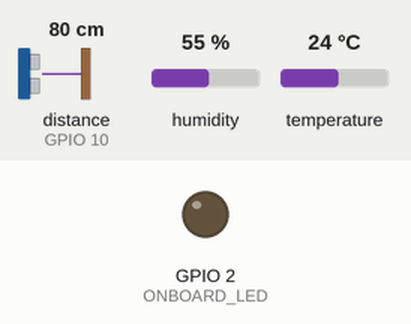
A sketch run on a simulated ESP8266 (NodeMCU). On the bench: output pins drawn as LEDs (lit = HIGH). Wiring (inferred from the names in the program): ultrasonic range finder: trigger GPIO 9; echo GPIO 10. The test bench sets the inputs (shaded band); at power-on: distance to the obstacle (sensor on GPIO 10) 80 cm, humidity 55 %, temperature 24 °C. The echo pulse lasts 58.3 µs per cm; WiFi joins after 1.5 s; servers stay silent unless stated; no MQTT or app messages arrive unless stated; pins used as bus, display or sensor lines are not drawn.

Above: at 0.0 s.
At 3.1 s:
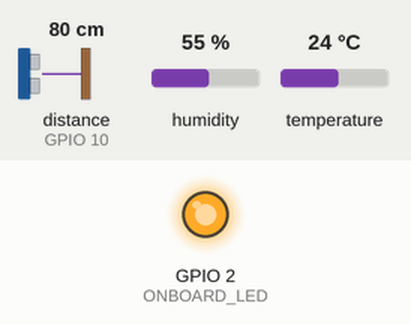
Timing chart, 0 to 4.6 s (numbered marks = the images above):
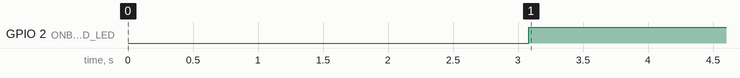

Measured:
- by itself, GPIO 2 (ONBOARD_LED): LOW → HIGH at 3.1 s

The sketch:

water_tank_level.ino
```cpp
/*
  Sketch generated by the Arduino IoT Cloud Thing "Untitled 2"
  https://create.arduino.cc/cloud/things/a67d27ae-171c-49ea-9cf0-452ca4a3d991

  Arduino IoT Cloud Variables description

  The following variables are automatically generated and updated when changes are made to the Thing

  CloudLength distance;

  Variables which are marked as READ/WRITE in the Cloud Thing will also have functions
  which are called when their values are changed from the Dashboard.
  These functions are generated with the Thing and added at the end of this sketch.
*/

#define ONBOARD_LED 2

#include "DHT.h"
#define DHTPIN 4
#define DHTTYPE DHT11
DHT dht(DHTPIN, DHTTYPE);


//////////////////////////////////////// Dabble
//#define CUSTOM_SETTINGS;
//#define INCLUDE_SENSOR_MODULE
//#define INCLUDE_DATALOGGER_MODULE
//bool isFileOpen = true;
//#include <DabbleESP32.h>

//////////////////////////////////////// WiFi
#ifdef ESP32
  #include <WiFi.h>
  //#include <HTTPClient.h>
#else
  //#include <ESP8266WiFi.h>
  //#include <ESP8266HTTPClient.h>
  #include <WiFiClient.h>
#endif
// Replace with your network credentials
const char* ssid     = "Fibertel WiFi514 2.4GHz";
const char* password = "0043106872";
//const char* serverName = "http://192.168.0.217:3000/water";
//const char* serverName = "http://en5yo8is2947r1k.m.pipedream.net";
//const char* serverName = "http://requestbin.net/r/4d5xglfd";

#include <PubSubClient.h>
const char* mqtt_server = "147.182.212.87";

WiFiClient espClient;
PubSubClient client(espClient);
long lastMsg = 0;
char msg[50];
int value = 0;

//////////////////////////////////////// Dabble
//void initializeFile() {
  //Serial.println("Initialize");
//  DataLogger.createFile("Water level");
//  DataLogger.createColumn("Distance");
//}

//////////////////////////////////////// Ultrasonic sensor
const int trigPin = 9;
const int echoPin = 10;
#define SOUND_VELOCITY 0.034 // define sound velocity in cm/uS
#define CM_TO_INCH 0.393701
long duration;
float distanceCm;
//define PI 3.1415926535897932384626433832795
float pi = 3.14159265359;
long distance;

//float waterHeight;
//float tankHeight = 52; //enter your water tank height here in [cm]
//float totalVolume = 2613; // volume here is in [cm^3], change depending on tank volume
//float waterQuantity;
//float volume;

void setup() {
  // Initialize serial and wait for port to open:
  //Serial.begin(9600);
  // This delay gives the chance to wait for a Serial Monitor without blocking if none is found
  delay(1500);

  //////////////////////////////////////// Ultrasonic sensor
  pinMode(trigPin, OUTPUT); // Sets the trigPin as an Output
  pinMode(echoPin, INPUT); // Sets the echoPin as an Input

  dht.begin();

  //////////////////////////////////////// Dabble
  //Dabble.begin("MyESP32");    //set bluetooth name of your device
  //DataLogger.sendSettings(&initializeFile);

  WiFi.begin(ssid, password);
  //Serial.println("Connecting");
  while(WiFi.status() != WL_CONNECTED) {
    delay(500);
    //Serial.print(".");
  }
  /*Serial.println("");
  Serial.print("Connected to WiFi network with IP Address: ");
  Serial.println(WiFi.localIP());*/
  // LED
  pinMode(ONBOARD_LED,OUTPUT);

  client.setServer(mqtt_server, 1883);
  client.setCallback(callback);

}

void loop() {
  if (!client.connected()) {
    reconnect();
  }
  client.loop();

  //////////////////////////////////////// Dabble
  //Dabble.processInput();
  // Your code here

  //////////////////////////////////////// Ultrasonic sensor
  digitalWrite(trigPin, LOW); // Clears the trigPin
  delayMicroseconds(5);
  digitalWrite(trigPin, HIGH); // Sets the trigPin on HIGH state for 10 micro seconds
  delayMicroseconds(20);
  digitalWrite(trigPin, LOW);

  duration = pulseIn(echoPin, HIGH); // Reads the echoPin, returns the sound wave travel time in microseconds
  distanceCm = duration * SOUND_VELOCITY/2; // Calculate the distance
  //distance = distanceCm;

  //Serial.println(distanceCm);
  //return;

  //////////////////////////////////////// Dabble
  //if (isFileOpen == true) {
    //print_Sound_data();
    //DataLogger.send("Distance", String(distanceCm));
  //}
  /*if((digitalRead(closeFileSignalPin) == LOW) && isFileOpen == true)
  {
    isFileOpen = false;
    DataLogger.stop();
  }*/

  float h = dht.readHumidity();
  // Read temperature as Celsius (the default)
  float t = dht.readTemperature();


  /*Serial.println("Humidity test");
  Serial.println(h);
  Serial.println("Temperature test");
  Serial.println(t);*/

  if (isnan(h) || isnan(t)) {
    //Serial.println(F("Failed to read from DHT sensor!"));
    return;
    delay(1000);
  }

  // Compute heat index in Celsius (isFahreheit = false)
  float hic = dht.computeHeatIndex(t, h, false);

  /*Serial.print(F("Distance: "));
  Serial.println(distanceCm);
  Serial.print(F("  Humidity: "));
  Serial.print(h);
  Serial.print(F("%  Temperature: "));
  Serial.print(t);
  Serial.print(F("°C "));
  Serial.print(F("°C  Heat index: "));
  Serial.print(hic);
  Serial.print(F("°C "));*/

  long now = millis();
  if (now - lastMsg > 5000) {
    lastMsg = now;

    char distanceString[8];
    dtostrf(distanceCm, 1, 2, distanceString);

    char temperatureString[8];
    char humidityString[8];
    char heatIndexString[8];

    dtostrf(t, 1, 2, temperatureString);
    dtostrf(h, 1, 2, humidityString);
    dtostrf(hic, 1, 2, heatIndexString);

//    Serial.println(duration);


    // El volumen de un cilindro es π r² h, y el área de su superficie es 2π r h + 2π r².
    //float water_volume = PI

    //Serial.print("Water level: ");
    //Serial.println(distanceString);
    client.publish("home/patio/water_height", distanceString);

    client.publish("home/patio/temperature", temperatureString);
    client.publish("home/patio/humidity", humidityString);
    client.publish("home/patio/heat_index", heatIndexString);
  }

  if (WiFi.status() == WL_CONNECTED) {
    //////////////////////////////////////// LED
    digitalWrite(ONBOARD_LED,HIGH);

    WiFiClient client;
  }

  delay(1000);
}

void callback(char* topic, byte* message, unsigned int length) {
  //Serial.print("Message arrived on topic: ");
  //Serial.print(topic);
  //Serial.print(". Message: ");
  String messageTemp;

  for (int i = 0; i < length; i++) {
    //Serial.print((char)message[i]);
    messageTemp += (char)message[i];
  }
  //Serial.println();

  // Feel free to add more if statements to control more GPIOs with MQTT

  // If a message is received on the topic esp32/output, you check if the message is either "on" or "off".
  // Changes the output state according to the message
  /*if (String(topic) == "esp32/output") {
    Serial.print("Changing output to ");
    if(messageTemp == "on"){
      Serial.println("on");
      digitalWrite(ledPin, HIGH);
    }
    else if(messageTemp == "off"){
      Serial.println("off");
      digitalWrite(ledPin, LOW);
    }
  }*/
}

void reconnect() {
  // Loop until we're reconnected
  while (!client.connected()) {
    //Serial.print("Attempting MQTT connection...");
    // Attempt to connect
    if (client.connect("ESP8266Client")) {
      //Serial.println("connected");
      // Subscribe
      client.subscribe("esp32/output");
    } else {
      //Serial.print("failed, rc=");
      //Serial.print(client.state());
      //Serial.println(" try again in 5 seconds");
      // Wait 5 seconds before retrying
      delay(5000);
    }
  }
}


/*
  Rui Santos
  Complete project details at https://RandomNerdTutorials.com/visualize-esp32-esp8266-sensor-readings-from-anywhere/

  Permission is hereby granted, free of charge, to any person obtaining a copy
  of this software and associated documentation files.

  The above copyright notice and this permission notice shall be included in all
  copies or substantial portions of the Software.

*/


/*
const int trigPin = 9;
const int echoPin = 10;

//define sound velocity in cm/uS
#define SOUND_VELOCITY 0.034
#define CM_TO_INCH 0.393701

long duration;
float distanceCm;
float distanceInch;

#ifdef ESP32
  #include <WiFi.h>
  #include <HTTPClient.h>
#else
  #include <ESP8266WiFi.h>
  #include <ESP8266HTTPClient.h>
  #include <WiFiClient.h>
#endif

//#include <Wire.h>

// Replace with your network credentials
const char* ssid     = "Fibertel WiFi514 2.4GHz";
const char* password = "0043106872";

// REPLACE with your Domain name and URL path or IP address with path
//const char* serverName = "http://en5yo8is2947r1k.m.pipedream.net";
const char* serverName = "http://192.168.0.217:3000/water";
//const char* serverName = "http://en5yo8is2947r1k.m.pipedream.net";

// Keep this API Key value to be compatible with the PHP code provided in the project page.
// If you change the apiKeyValue value, the PHP file /post-data.php also needs to have the same key
String apiKeyValue = "tPmAT5Ab3j7F9";

//Adafruit_BME280 bme;  // I2C
//Adafruit_BME280 bme(BME_CS);  // hardware SPI
//Adafruit_BME280 bme(BME_CS, BME_MOSI, BME_MISO, BME_SCK);  // software SPI

void setup() {
  Serial.begin(115200);

  pinMode(trigPin, OUTPUT); // Sets the trigPin as an Output
  pinMode(echoPin, INPUT); // Sets the echoPin as an Input

  WiFi.begin(ssid, password);
  Serial.println("Connecting");
  while(WiFi.status() != WL_CONNECTED) {
    delay(500);
    Serial.print(".");
  }
  Serial.println("");
  Serial.print("Connected to WiFi network with IP Address: ");
  Serial.println(WiFi.localIP());
}

void loop() {
  //Check WiFi connection status
  if(WiFi.status()== WL_CONNECTED){
    WiFiClient client;
    HTTPClient http;


  // Clears the trigPin
  digitalWrite(trigPin, LOW);
  delayMicroseconds(2);
  // Sets the trigPin on HIGH state for 10 micro seconds
  digitalWrite(trigPin, HIGH);
  delayMicroseconds(10);
  digitalWrite(trigPin, LOW);

  // Reads the echoPin, returns the sound wave travel time in microseconds
  duration = pulseIn(echoPin, HIGH);

  // Calculate the distance
  distanceCm = duration * SOUND_VELOCITY/2;

  // Convert to inches
  distanceInch = distanceCm * CM_TO_INCH;

  // Prints the distance on the Serial Monitor
  Serial.print("Distance (cm): ");
  Serial.println(distanceCm);
  //Serial.print("Distance (inch): ");
  //Serial.println(distanceInch);

  //delay(1000);


    // Your Domain name with URL path or IP address with path
    http.begin(client, serverName);

    // Specify content-type header
    //http.addHeader("Content-Type", "application/x-www-form-urlencoded");

    // Prepare your HTTP POST request data
    //String httpRequestData = "distance=" + String(distanceCm) + "";
    //String httpRequestData = "api_key=" + apiKeyValue + "&value1=" + String(distanceCm) + "";
    //String httpRequestData = "api_key=tPmAT5Ab3j7F9&value1=24.75&value2=49.54&value3=1005.14";


    // You can comment the httpRequestData variable above
    // then, use the httpRequestData variable below (for testing purposes without the BME280 sensor)
    //String httpRequestData = "api_key=tPmAT5Ab3j7F9&value1=24.75&value2=49.54&value3=1005.14";

    // Send HTTP POST request
    //int httpResponseCode = http.POST(httpRequestData);

    // If you need an HTTP request with a content type: text/plain
    //http.addHeader("Content-Type", "text/plain");
    //int httpResponseCode = http.POST("Hello, World!");

    // If you need an HTTP request with a content type: application/json, use the following:
    http.addHeader("Content-Type", "application/json");
    int httpResponseCode = http.POST("{\"distance\":\"" + String(distanceCm) + "\",\"duration\":\""+ String(duration) +"\",\"value3\":\"78\"}");

    //Serial.print("httpRequestData: ");

    if (httpResponseCode > 0) {
      Serial.print("HTTP Response code: ");
      Serial.println(httpResponseCode);
    }
    else {
      Serial.print("Error code: ");
      Serial.println(httpResponseCode);
    }
    // Free resources
    http.end();
  }
  else {
    Serial.println("WiFi Disconnected");
  }
  //Send an HTTP POST request every 30 seconds
  delay(5000);
}
*/

/*********
  Rui Santos
  Complete project details at https://RandomNerdTutorials.com/esp8266-nodemcu-hc-sr04-ultrasonic-arduino/

  Permission is hereby granted, free of charge, to any person obtaining a copy
  of this software and associated documentation files.

  The above copyright notice and this permission notice shall be included in all
  copies or substantial portions of the Software.
*********/
/*
const int trigPin = 9;
const int echoPin = 10;

//define sound velocity in cm/uS
#define SOUND_VELOCITY 0.034
#define CM_TO_INCH 0.393701

long duration;
float distanceCm;
float distanceInch;

void setup() {
  Serial.begin(115200); // Starts the serial communication
  pinMode(trigPin, OUTPUT); // Sets the trigPin as an Output
  pinMode(echoPin, INPUT); // Sets the echoPin as an Input
}

void loop() {
  // Clears the trigPin
  digitalWrite(trigPin, LOW);
  delayMicroseconds(2);
  // Sets the trigPin on HIGH state for 10 micro seconds
  digitalWrite(trigPin, HIGH);
  delayMicroseconds(10);
  digitalWrite(trigPin, LOW);

  // Reads the echoPin, returns the sound wave travel time in microseconds
  duration = pulseIn(echoPin, HIGH);

  // Calculate the distance
  distanceCm = duration * SOUND_VELOCITY/2;

  // Convert to inches
  distanceInch = distanceCm * CM_TO_INCH;

  // Prints the distance on the Serial Monitor
  Serial.print("Distance (cm): ");
  Serial.println(distanceCm);
  Serial.print("Distance (inch): ");
  Serial.println(distanceInch);

  delay(1000);
}
*/


/*
#include <HCSR04.h>

HCSR04 hc(9, 10); //initialisation class HCSR04 (trig pin , echo pin)

void setup()
{
    Serial.begin(9600);
}

void loop()
{
    Serial.println(hc.dist()); // return curent distance in serial
    delay(60);                 // we suggest to use over 60ms measurement cycle, in order to prevent trigger signal to the echo signal.
}
*/
```
